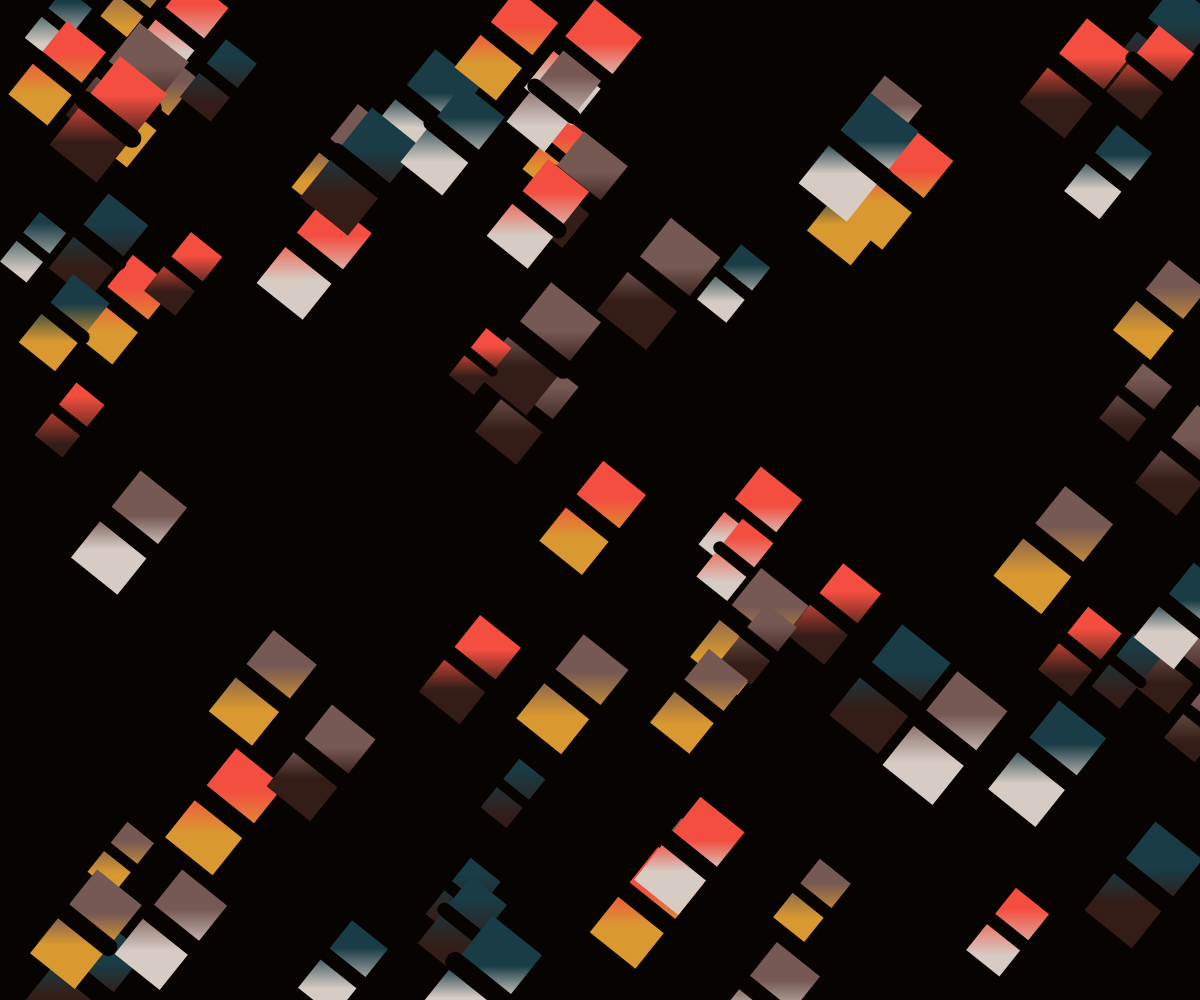
Frame 1 (no input)
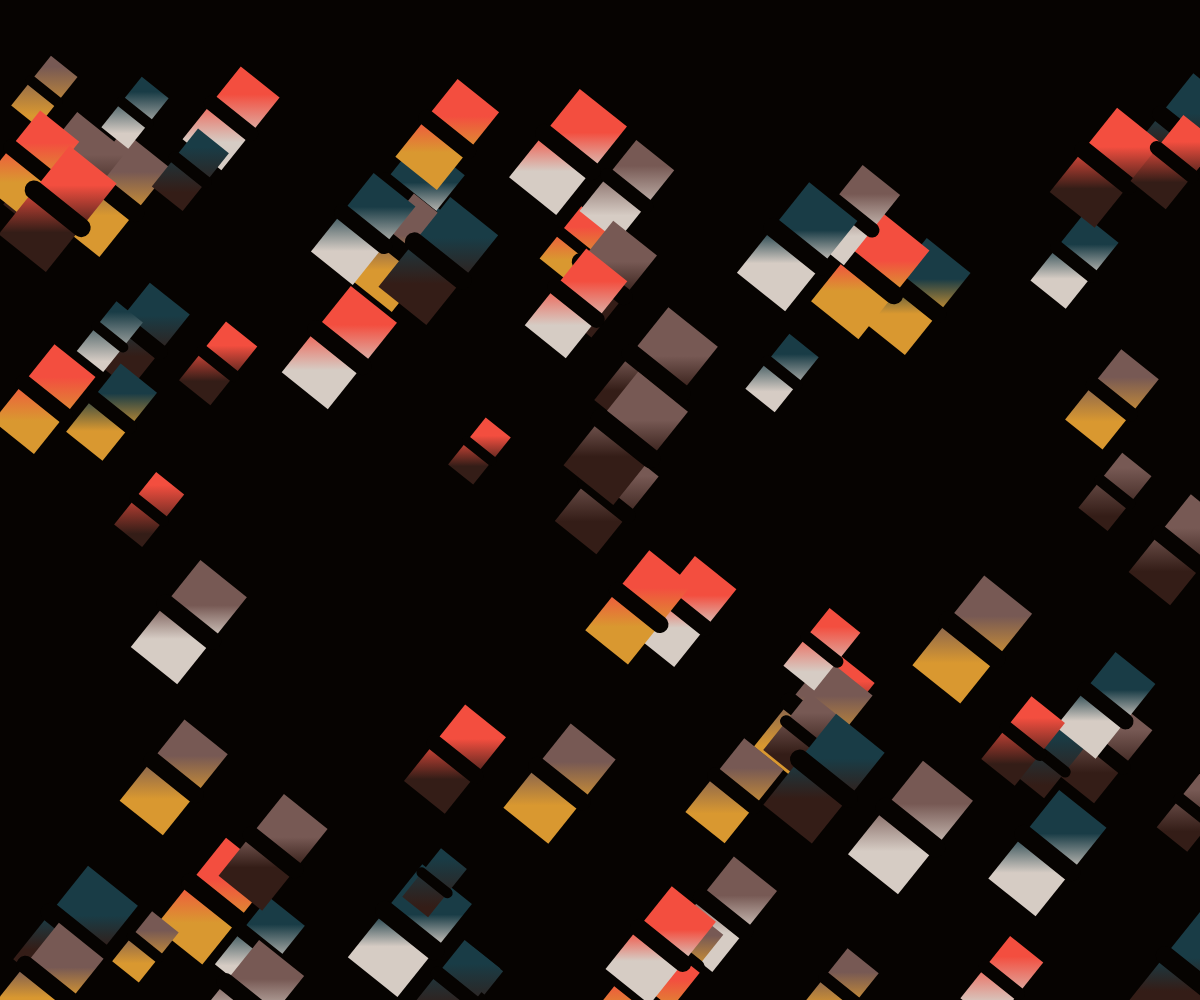
Frame 60 (no input)
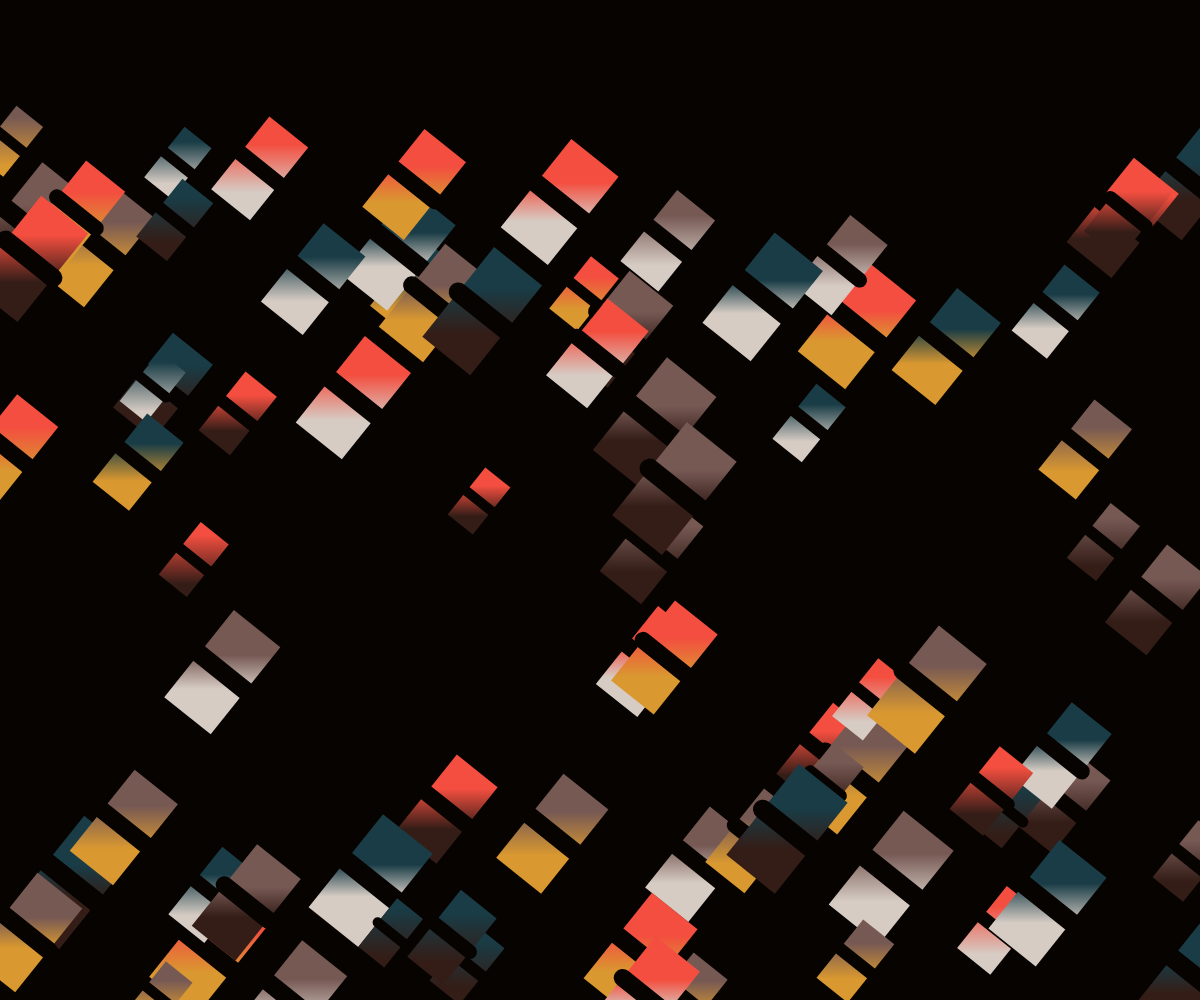
Frame 120 (the mouse pressed at the canvas centre since frame 60)

The p5.js sketch that drew these frames (run headless with seeded random() and noise() and a simulated clock; from frame 60 on, the mouse is pressed at the canvas centre):

// p5.js sketch
// ── sketch.js
// 背景の色
let bg = ["#060301"];
// グラデーションの色　上, 下
let gradationpallet1 = [
  "#193c46",
  "#f34e3f",
  "#775954",
];
let gradationpallet2 = [
  "#d99830",
  "#d6ccc4",
  "#341d17",
 ];
 var balls = []  //所有球的資料內容
 var ball  //正在處理的球
 class ball_class{  //宣告一個ball_class物件，
   constructor(args){  //描述物件的初始值，只有設定物件的資料內容   
     this.p= args.p || {x:width/2,y:height/2}
     this.w=args.w || random(30,50)
     this.h=random(30,50)
     this.v= args.v || {x:random(-2,2),y:random(-2,2)}
     this.a = args.a || {x:0,y:random(0,5,1,2)} //加速度

     this.gdcolor1 = random(gradationpallet1);
     this.gdcolor2 = random(gradationpallet2);

   }
   draw(){   //畫出物件畫面的程式碼，一個物件繪出的程式碼    
    push();
    translate(this.p.x, this.p.y);
          
    //　どこからどこにかけてのグラデーションか
    let gradient = drawingContext.createLinearGradient(
      this.w / 2,
      -this.h / 2,
      this.w / 2,
      this.h / 2
    );

    // グラデーションの色(gradationpalletからランダムに決定)
    //let gdcolor1 = random(gradationpallet1);
    //let gdcolor2 = random(gradationpallet2);

    // グラデーションの設定(0～1 の間のどこに, その色を置く)
    gradient.addColorStop(0, this.gdcolor1);
    gradient.addColorStop(1, this.gdcolor2);

    // このグラデーションの線
    drawingContext.strokeStyle = gradient;

    let d = this.w * 0.6;
    strokeWeight(d);
    strokeCap(SQUARE);
    line(- d / 6, - d / 6, d / 4, d / 6);
    
    strokeWeight(d / 6);
    strokeCap(ROUND);
    stroke(bg);
    line(- d / 6, - d / 6, d / 4, d / 6);
    
    pop();
   }
 
  
   update(){  //物件移動更新後的程式碼
    this.p.x = this.p.x + this.v.x  //x軸
    this.p.y = this.p.y + this.v.y  //y軸 
    this.v.y = this.v.y + this.a.y
    
    this.v.x = this.v.x*0.99
    this.v.y = this.v.y*0.99
    if(this.p.x<0){
      this.v.x = -this.v.x
     }
    if(this.p.x>width){
      this.v.x = -this.v.x
     }
     if(this.p.y<0){
      this.v.y = -this.v.y
     }
     if(this.p.y>height){
      this.v.y = -this.v.y
     }
    

    }
  
  
  }

 
function setup() {
  createCanvas(windowWidth, windowHeight);
  for(i=0;i<80;i=i+1){
    ball = new ball_class(
      {
        p:{x:random(0,width),y:random(0,height)},
        w:random(100,200),
        h:random(100,200),
        v:{x:random(-2,2),y:random(2,2)},
        a:{x:0,y:0}

      }
    )
    balls.push(ball)
  }
}

function draw() {
  background(bg);
  for(j=0;j<balls.length;j=j+1){
    ball = balls[j]
    ball.draw()
    ball.update()
  }

}

  
